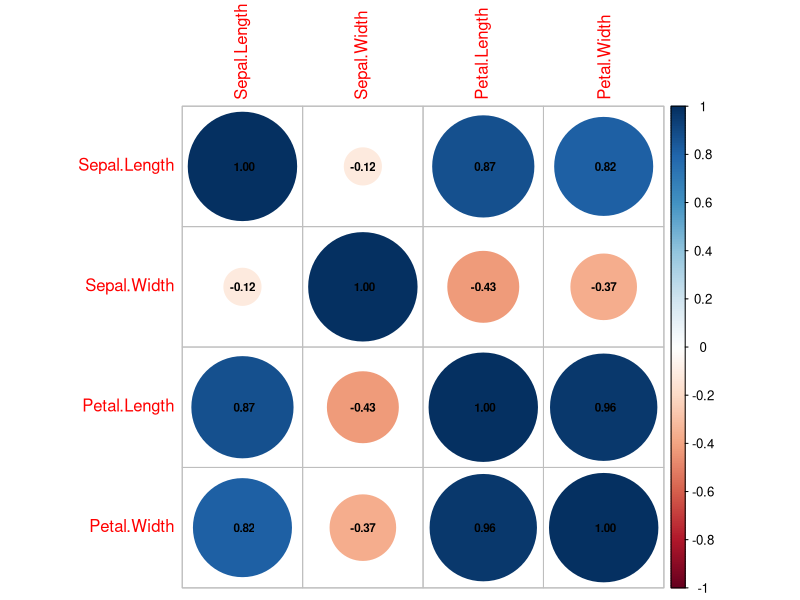

R code for this plot:

data(iris)
numerical_iris_data <- iris[, 1:4]
correlation_matrix <- cor(numerical_iris_data)
print("Correlation matrix of Iris numerical data: ")
print(correlation_matrix)
library(corrplot)
print("Visualization of the COrrelation matrix: ")
corrplot(correlation_matrix,method="circle",type='full',t1.col="black",t1.srt=45,addCoef.col="black",number.cex=0.7)
